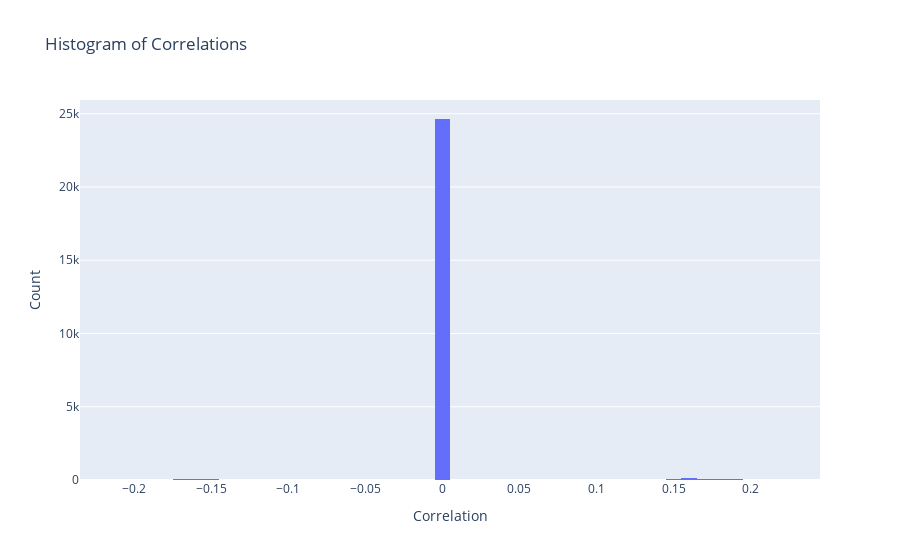

Notebook code cell kept with this figure:
### Markdown cell above
## Plot significant values

### Code cell
fig = px.histogram(x=significant_voxels, nbins=50, title="Histogram of Correlations")
fig.update_layout(xaxis_title="Correlation", yaxis_title="Count")
fig.show()

### Figure 1 — Plotly figure (JSON) as saved in the notebook; plotly's stock layout.template omitted (floating-point values rounded to 4 significant figures; data arrays with more than 128 entries replaced by an {"elided": "..."} marker saying what was removed)
{"data": [{"bingroup": "x", "hovertemplate": "x=%{x}<br>count=%{y}<extra></extra>", "legendgroup": "", "marker": {"color": "#636efa", "pattern": {"shape": ""}}, "name": "", "nbinsx": 50, "orientation": "v", "showlegend": false, "type": "histogram", "x": {"elided": "25263 float values"}, "xaxis": "x", "yaxis": "y"}], "layout": {"barmode": "relative", "legend": {"tracegroupgap": 0}, "title": {"text": "Histogram of Correlations"}, "xaxis": {"anchor": "y", "domain": [0, 1], "title": {"text": "Correlation"}}, "yaxis": {"anchor": "x", "domain": [0, 1], "title": {"text": "Count"}}}}
